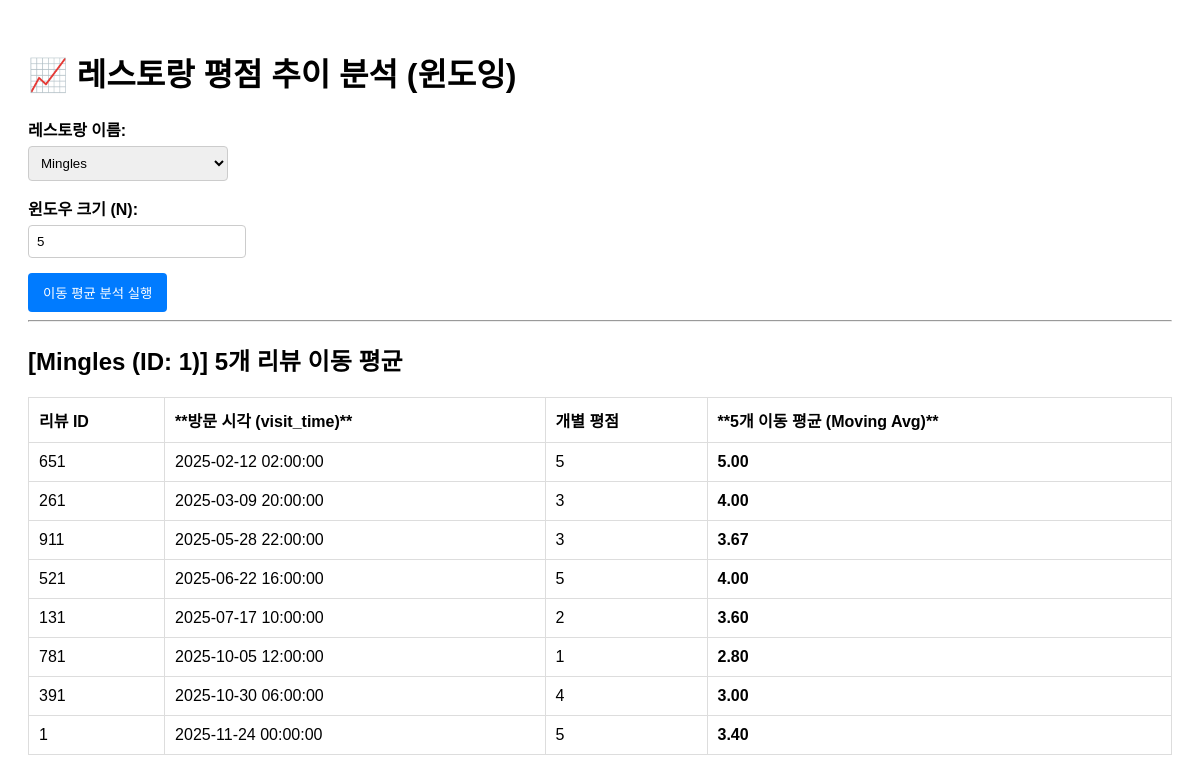
/public/analysis_window.php?restaurant_id=1, run on the app's committed database.
### tables this page shows
CREATE TABLE restaurants (
    restaurant_id   INT AUTO_INCREMENT PRIMARY KEY,
    name            VARCHAR(100) NOT NULL,
    address         VARCHAR(200) NOT NULL,
    description     TEXT,
    price           INT UNSIGNED NOT NULL,
    opening_hours   VARCHAR(255),
    closed_day      VARCHAR(20),
    avg_rating      DECIMAL(3,2) DEFAULT 0.0,
    review_count    INT DEFAULT 0,
    district_id     INT NOT NULL,
    FOREIGN KEY (district_id) REFERENCES districts(district_id) ON DELETE CASCADE
);

CREATE TABLE reviews (
    review_id        INT AUTO_INCREMENT PRIMARY KEY,
    user_id          INT NOT NULL,
    restaurant_id    INT NOT NULL,
    occasion_id      INT NOT NULL,
    time_slot_id     INT NOT NULL,
    rating_score     TINYINT NOT NULL CHECK (rating_score BETWEEN 1 AND 5),
    spend_amount     INT UNSIGNED NOT NULL,
    comment          TEXT,
    created_at       DATETIME DEFAULT CURRENT_TIMESTAMP,
    visit_time       DATETIME NOT NULL,
    FOREIGN KEY (user_id)       REFERENCES users(user_id) ON DELETE CASCADE,
    FOREIGN KEY (restaurant_id) REFERENCES restaurants(restaurant_id) ON DELETE CASCADE,
    FOREIGN KEY (occasion_id)   REFERENCES occasions(occasion_id) ON DELETE CASCADE,
    FOREIGN KEY (time_slot_id)  REFERENCES time_slots(time_slot_id) ON DELETE CASCADE
);

### public/analysis_window.php (the view, shortened to what this page needs)
<?php
$pdo = getDB();
$restaurants = $pdo->query("SELECT restaurant_id, name FROM restaurants ORDER BY name")->fetchAll(PDO::FETCH_ASSOC);
$restaurant_id = $_GET['restaurant_id'] ?? null;
$window_size = $_GET['window_size'] ?? 5;
$results = [];
$restaurant_name = '특정 레스토랑';
if ($restaurant_id) {
    $window_size = (int)$window_size;
    $preceding_rows = $window_size - 1;
    $sql = "
        SELECT
            r.review_id,
            r.rating_score,
            r.visit_time,
            AVG(r.rating_score) OVER (
                PARTITION BY r.restaurant_id
                ORDER BY r.visit_time
                ROWS BETWEEN {$preceding_rows} PRECEDING AND CURRENT ROW
            ) AS moving_avg,
            res.name AS restaurant_name
        FROM reviews r
        JOIN restaurants res ON r.restaurant_id = res.restaurant_id
        WHERE r.restaurant_id = :restaurant_id
        ORDER BY r.visit_time ASC;
    ";
    try {
        $stmt = $pdo->prepare($sql);
        $stmt->bindParam(':restaurant_id', $restaurant_id, PDO::PARAM_INT);
        $stmt->execute();
        $results = $stmt->fetchAll(PDO::FETCH_ASSOC);
        if (!empty($results)) {
            $restaurant_name = $results[0]['restaurant_name'];
        }
    } catch (PDOException $e) {
        $results = [];
        $error_message = "쿼리 실행 중 오류 발생: " . $e->getMessage();
    }
}
?>
<!DOCTYPE html>
<html lang="ko">
<head>
</head>
<body>
<h1>📈 레스토랑 평점 추이 분석 (윈도잉)</h1>
<form method="GET" action="analysis_window.php">
    <div class="form-group">
        <label for="restaurant_id">레스토랑 이름:</label>
        <select id="restaurant_id" name="restaurant_id" required>
            <?php foreach ($restaurants as $res): ?>
                <option value="<?php echo htmlspecialchars($res['restaurant_id']); ?>"
                    <?php if ($restaurant_id == $res['restaurant_id']) echo 'selected'; ?>>
                    <?php echo htmlspecialchars($res['name']); ?>
                </option>
            <?php endforeach; ?>
        </select>
    </div>
    <div class="form-group">
        <label for="window_size">윈도우 크기 (N):</label>
        <input type="number" id="window_size" name="window_size" required min="2" max="10" placeholder="평균을 낼 리뷰 수 (예: 5)"
                value="<?php echo htmlspecialchars($window_size ?? '5'); ?>">
    </div>
    <button type="submit">이동 평균 분석 실행</button>
</form>
<?php if (!empty($results)): ?>
    <hr>
    <h2>[<?php echo htmlspecialchars($restaurant_name); ?> (ID: <?php echo htmlspecialchars($restaurant_id); ?>)] <?php echo $window_size; ?>개 리뷰 이동 평균</h2>
    <table>
        <thead>
            <tr>
                <th>리뷰 ID</th>
                <th>**방문 시각 (visit_time)**</th> <th>개별 평점</th>
                <th>**<?php echo $window_size; ?>개 이동 평균 (Moving Avg)**</th>
            </tr>
        </thead>
        <tbody>
        <?php foreach ($results as $row): ?>
            <tr>
                <td><?php echo $row['review_id']; ?></td>
                <td><?php echo htmlspecialchars($row['visit_time']); ?></td> <td><?php echo $row['rating_score']; ?></td>
                <td>
                    <strong><?php echo number_format($row['moving_avg'], 2); ?></strong>
                </td>
            </tr>
        <?php endforeach; ?>
        </tbody>
    </table>
<?php elseif (isset($_GET['restaurant_id'])): ?>
    <hr>
    <p>요청하신 레스토랑 ID (<?php echo htmlspecialchars($restaurant_id); ?>) 에 대한 리뷰 데이터가 충분하지 않거나 존재하지 않습니다. 다른 ID를 시도해 보세요.</p>
<?php endif; ?>
</body>
</html>

### public/analysis_window.php (style rules this page uses)
body { font-family: Arial, sans-serif; padding: 20px; }
.form-group { margin-bottom: 15px; }
label { display: block; font-weight: bold; margin-bottom: 5px; }
input[type="number"], select { padding: 8px; width: 200px; border: 1px solid #ccc; border-radius: 4px; }
button { padding: 10px 15px; background-color: #007bff; color: white; border: none; border-radius: 4px; cursor: pointer; }
table { border-collapse: collapse; width: 100%; margin-top: 20px; }
th, td { border: 1px solid #ddd; padding: 10px; text-align: left; }

### data on the page
restaurants: name "Mingles"
reviews: review_id "651", visit_time "2025-02-12 02:00:00", rating_score "5", moving_avg "5.00"
reviews: review_id "261", visit_time "2025-03-09 20:00:00", rating_score "3", moving_avg "4.00"
reviews: review_id "911", visit_time "2025-05-28 22:00:00", rating_score "3", moving_avg "3.67"
reviews: review_id "521", visit_time "2025-06-22 16:00:00", rating_score "5", moving_avg "4.00"
reviews: review_id "131", visit_time "2025-07-17 10:00:00", rating_score "2", moving_avg "3.60"
reviews: review_id "781", visit_time "2025-10-05 12:00:00", rating_score "1", moving_avg "2.80"
reviews: review_id "391", visit_time "2025-10-30 06:00:00", rating_score "4", moving_avg "3.00"
reviews: review_id "1", visit_time "2025-11-24 00:00:00", rating_score "5", moving_avg "3.40"

### other printed values
$restaurant_id "1"
$window_size "5"
form field restaurant_id "Mingles"
